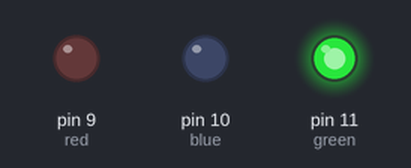
Recording of a sketch running on a simulated Arduino Uno, built with avr-gcc and run on an emulated ATmega328P. Shown: output pins drawn as LEDs (lit = HIGH).

Above: at 0.5 s.
At 1.5 s:
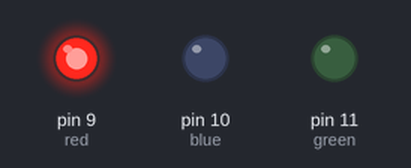
At 5.5 s:
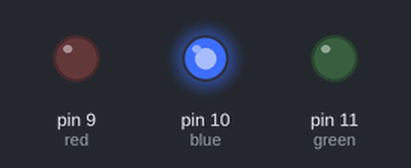
Timing chart, 0 to 6.9 s (numbered marks = the images above):
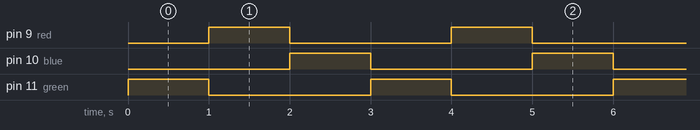

The sketch:

sketch_oct29a.ino
```cpp
int red = 9;
int blue = 10;
int green = 11;
void setup()
{
  pinMode(9,OUTPUT);
  pinMode(10,OUTPUT);
  pinMode(11,OUTPUT);
}

void loop()
{
  setCol(0,255,0);
  delay(1000);
  setCol(255,0,0);
  delay(1000);
  setCol(0,0,255);
  delay(1000);
}
void setCol(int r,int g,int b)
{
  analogWrite(red,r);
  analogWrite(blue,b);
  analogWrite(green,g);
}
```

Measured:
- by itself, pin 9 (red), pin 10 (blue), pin 11 (green): alternates HIGH for 1.0 s and LOW for 2.0 s
- by itself, everything shown: repeats every 3.0 s, in 3 steps
